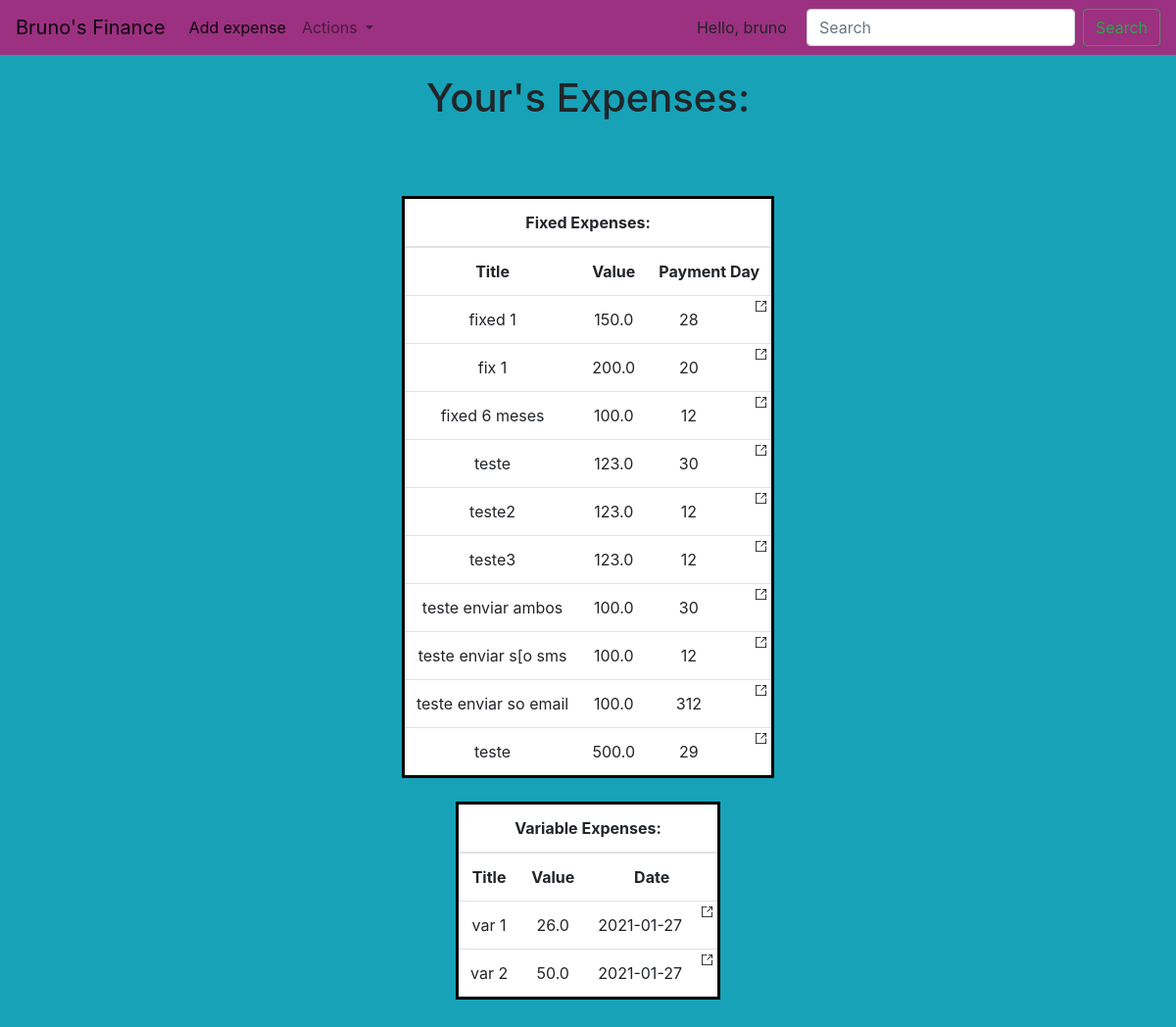
Before: /month/1 (signed in) with the older database file.
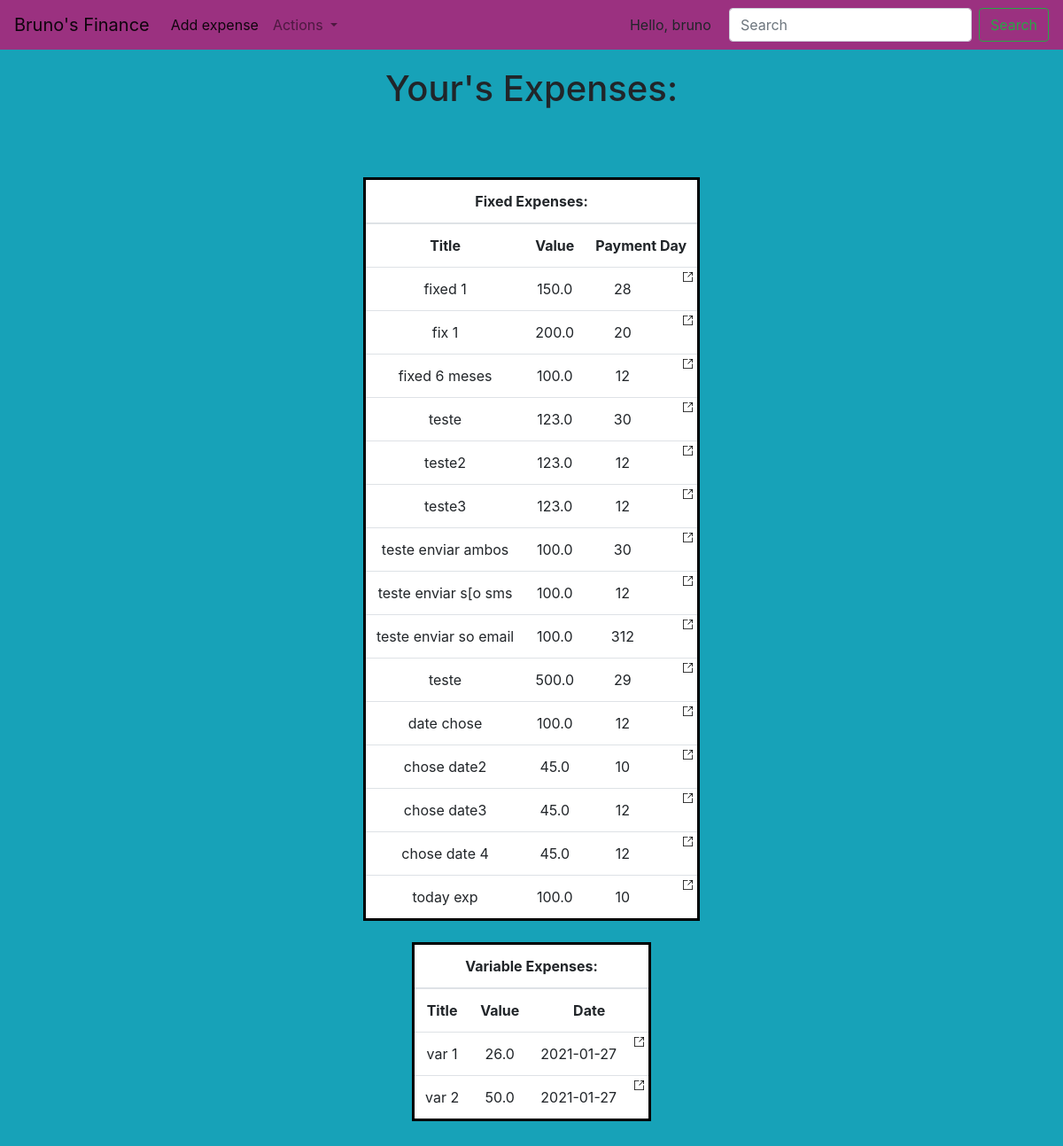
After: the same page with the newer database file.
### webapp/models.py (models this page shows, shortened)
class FixedExpense(models.Model):
    title = models.CharField(max_length=64)
    value = models.FloatField()
    paymentDay = models.IntegerField()
    description = models.TextField()
    owner = models.ForeignKey(User, on_delete=models.CASCADE)
    duration = models.IntegerField(default=-1) #-1== forever
    begining = models.DateField(default=defaultDate)

class VariableExpense(models.Model):
    categories = [
        "Food",
        "Game",
        "Subscription",
        "Random",
        "Electronics",
        "Role",
        "Objects",
        "Health"
    ]
    title = models.CharField(max_length=64)
    value = models.FloatField()
    categorie = models.CharField(max_length=64)
    owner = models.ForeignKey(User, on_delete=models.CASCADE)
    date = models.DateField(default=defaultDate)

### webapp/views.py (the view)
# urls.py: path("month/<int:monthIndex>", views.monthDetails, name="monthDetails")
def monthDetails(request, monthIndex):
    fixedExpenses = cleanFixedExpenses(models.FixedExpense.objects.filter(owner=request.user))
    variableExpenses = cleanVariableExpenses(models.VariableExpense.objects.filter(owner=request.user))
    pprint.pprint(variableExpenses)
    return render(request, 'webapp/monthDetails.html', {
                                                        'fixedExpenses': fixedExpenses[monthIndex],
                                                        'variableExpenses': variableExpenses[monthIndex]
    })

### webapp/views.py (called while the page is built)
def jsonfy(target):
    newObject = target.__dict__
    try:
        del newObject['_state']
    except Exception:
        pass
    try:
        del newObject['begining']
    except Exception:
        pass
    try:
        newObject['date'] = str(newObject['date'])
    except Exception:
        pass
    return newObject

def cleanVariableExpenses(variableExpenses):
    cleanVariableExpenses = {1:[],2:[],3:[],4:[],5:[],6:[],7:[],8:[],9:[],10:[],11:[], 11:[]}
    for expense in variableExpenses:
        cleanVariableExpenses[expense.date.month].append(jsonfy(expense))
    return cleanVariableExpenses

### templates/webapp/monthDetails.html (shortened to what this page needs)
{% extends "webapp/home.html" %}

### templates/webapp/home.html (shortened to what this page needs)
{% load static %}
<!DOCTYPE html>
<html lang="en">
<head>
    <link rel="stylesheet" href="https://maxcdn.bootstrapcdn.com/bootstrap/4.0.0/css/bootstrap.min.css">
    <link rel="stylesheet" href="{% static 'webapp/home.css' %}">
</head>
<body>
<nav class="navbar navbar-expand-lg navbar-light" id="navbar">
    <a class="navbar-brand" href="/">Bruno's Finance</a>
    <div class="collapse navbar-collapse" id="navbarSupportedContent">
      <ul class="navbar-nav mr-auto">
        <li class="nav-item active">
          <a class="nav-link" href="{% url 'addExpense' %}">Add expense <span class="sr-only">(current)</span></a>
        </li>
        <li class="nav-item dropdown">
          <a class="nav-link dropdown-toggle" href="#" id="navbarDropdown" role="button" data-toggle="dropdown" aria-haspopup="true" aria-expanded="false">
            Actions
          </a>
        </li>
      </ul>
      <span id="greeting" >Hello, {{ request.user.username }} </span>
      <form class="form-inline my-2 my-lg-0">
        <input class="form-control mr-sm-2" type="search" placeholder="Search" aria-label="Search">
        <button class="btn btn-outline-success my-2 my-sm-0" type="submit">Search</button>
      </form>
    </div>
  </nav>
    <h1 class="title">Your's Expenses:</h1>
    <br><br>
    <div class="content">
      {% if fixedExpenses %}
      <table id="fixedExpensesTable" class="table">
        <thead>
            <th colspan=4>Fixed Expenses:</th>
        </thead>
        <tbody>
            <tr>
                <th>Title</th>
                <th>Value</th>
                <th colspan=2>Payment Day</th>
            </tr>
            {% for expense in fixedExpenses %}
                <tr>
                    <td>{{ expense.title }}</td>
                    <td>{{ expense.value }}</td>
                    <td>{{ expense.paymentDay }}</td>
                  <td>
                    <a href="/expense-details/fixed/{{ expense.id }}">
                      <img src="{% static 'webapp/expand.svg' %}" alt="click to see details" class="expenseIcon">
                    </a>
                  </td>
                </tr>
            {% endfor %}
        </tbody>
    </table>
            <br>
      {% endif %}
      {% if variableExpenses %}
          <table id="variableExpensesTable" class="table">
              <thead>
                  <th colspan=4>Variable Expenses:</th>
              </thead>
              <tbody>
                <tr>
                  <th>Title</th>
                  <th>Value</th>
                  <th colspan=2>Date</th>
              </tr>
                  {% for expense in variableExpenses %}
                    <tr>
                    <td>{{ expense.title }}</td>
                    <td>{{ expense.value }}</td>
                    <td>{{ expense.date }}</td>
                      <td>
                        <a href="/expense-details/variable/{{ expense.id }}">
                          <img src="{% static 'webapp/expand.svg' %}" alt="click to see details" class="expenseIcon">
                        </a>
                      </td>
                    </tr>
                  {% endfor %}
              </tbody>
          </table>
      {% endif %}
      <br><br><br><br>
    </div>
</body>
</html>

### static/webapp/home.css (style rules this page uses)
body { margin: 0; padding: 0; background-color: #17a2b8; height: 100vh; }
#navbar { background-color:rgb(155, 49, 128)!important; }
#greeting { padding-right: 20px; }
.title { text-align:center; padding: 20px }
.content { margin: auto; width: 50%; }
.table { margin: auto; width: 50%; padding: 10px; text-align:center; width:fit-content; border: 3px solid black; }
.table tr { margin: 0; background-color: white; }
tr td { position: relative; }
.expenseIcon { height: 11px; width: 11px; position: absolute; top: 5px; right: 5px; }

Changed rows visible on the page:
added FixedExpense: title "date chose", value "100.0", paymentDay "12"
added FixedExpense: title "chose date2", value "45.0", paymentDay "10"
added FixedExpense: title "chose date3", value "45.0", paymentDay "12"
added FixedExpense: title "chose date 4", value "45.0", paymentDay "12"
added FixedExpense: title "today exp", value "100.0", paymentDay "10"
